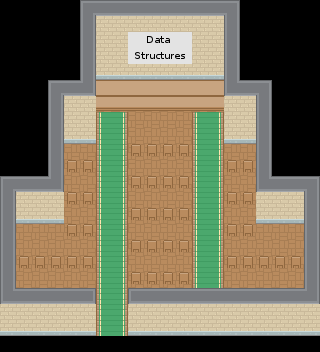

The image is a tile-based game level rendered from a .tmx file. Its description and source (layers, tilesets, objects; grid data summarised) follow:
An orthogonal 20x22 tile map with 16x16 px tiles, 4 tile layers (Tile Layer 1, Tile Layer 2, Tile Layer 3, overlay), 4 tilesets and 61 objects (59x wall, player, NPC).

<map version="1.0" orientation="orthogonal" renderorder="right-down" width="20" height="22" tilewidth="16" tileheight="16" nextobjectid="67">
 <tileset firstgid="1" name="roguelikeIndoor_transparent" tilewidth="16" tileheight="16" spacing="1" tilecount="468" columns="26">
  <image source="../assets/roguelikeIndoor_transparent.png" width="457" height="305" />
 </tileset>
 <tileset firstgid="469" name="roguelikeCity_magenta" tilewidth="16" tileheight="16" spacing="1" tilecount="1036" columns="37">
  <image source="../assets/roguelikeCity_magenta.png" width="628" height="475" />
 </tileset>
 <tileset firstgid="1505" name="roguelikeSheet_transparent" tilewidth="16" tileheight="16" spacing="1" tilecount="1767" columns="57">
  <image source="../assets/roguelikeSheet_transparent.png" width="968" height="526" />
 </tileset>
 <tileset firstgid="3272" name="boards" tilewidth="16" tileheight="16" tilecount="56" columns="14">
  <image source="../assets/boards.png" width="224" height="64" />
 </tileset>
 <layer name="Tile Layer 1" width="20" height="22">
  <data>[440 cells, 294 non-empty, 3 distinct tile ids]</data>
 </layer>
 <layer name="Tile Layer 2" width="20" height="22">
  <data>[440 cells, 226 non-empty, 15 distinct tile ids]</data>
 </layer>
 <layer name="Tile Layer 3" width="20" height="22">
  <data>[440 cells, 10 non-empty, 9 distinct tile ids]</data>
 </layer>
 <objectgroup name="Obstacles">
  <object id="2" name="wall" x="48" y="80" width="16" height="64" />
  <object id="3" name="wall" x="80" y="0" width="160" height="16" />
  <object id="4" name="wall" x="256" y="80" width="16" height="64" />
  <object id="5" name="wall" x="256" y="144" width="16" height="64" />
  <object id="6" name="wall" x="48" y="144" width="16" height="64" />
  <object id="7" name="wall" x="16" y="176" width="32" height="32" />
  <object id="8" name="wall" x="272" y="176" width="32" height="32" />
  <object id="9" name="wall" x="304" y="176" width="16" height="160" />
  <object id="10" name="wall" x="0" y="176" width="16" height="160" />
  <object id="11" name="wall" x="16" y="320" width="80" height="16" />
  <object id="12" name="wall" x="128" y="320" width="176" height="16" />
  <object id="13" name="wall" x="80" y="16" width="16" height="64" />
  <object id="14" name="wall" x="224" y="16" width="16" height="64" />
  <object id="15" name="wall" x="64" y="80" width="32" height="48" />
  <object id="16" name="wall" x="96" y="336" width="32" height="16" />
  <object id="18" name="wall" x="96" y="16" width="128" height="48" />
  <object id="19" name="player" x="112" y="320" width="8" height="8">
   <properties>
    <property name="entrance" type="int" value="0" />
   </properties>
  </object>
  <object id="20" name="wall" x="132" y="144" width="8" height="8" />
  <object id="24" name="wall" x="148" y="144" width="8" height="8" />
  <object id="25" name="wall" x="164" y="144" width="8" height="8" />
  <object id="26" name="wall" x="180" y="144" width="8" height="8" />
  <object id="27" name="wall" x="180" y="176" width="8" height="8" />
  <object id="28" name="wall" x="164" y="176" width="8" height="8" />
  <object id="29" name="wall" x="148" y="176" width="8" height="8" />
  <object id="30" name="wall" x="132" y="176" width="8" height="8" />
  <object id="31" name="wall" x="68" y="160" width="8" height="8" />
  <object id="32" name="wall" x="180" y="208" width="8" height="8" />
  <object id="33" name="wall" x="84" y="192" width="8" height="8" />
  <object id="34" name="wall" x="244" y="192" width="8" height="8" />
  <object id="35" name="wall" x="68" y="192" width="8" height="8" />
  <object id="36" name="wall" x="84" y="160" width="8" height="8" />
  <object id="37" name="wall" x="228" y="192" width="8" height="8" />
  <object id="38" name="wall" x="244" y="160" width="8" height="8" />
  <object id="39" name="wall" x="164" y="240" width="8" height="8" />
  <object id="40" name="wall" x="148" y="240" width="8" height="8" />
  <object id="41" name="wall" x="132" y="240" width="8" height="8" />
  <object id="42" name="wall" x="244" y="224" width="8" height="8" />
  <object id="43" name="wall" x="84" y="224" width="8" height="8" />
  <object id="44" name="wall" x="68" y="224" width="8" height="8" />
  <object id="45" name="wall" x="228" y="224" width="8" height="8" />
  <object id="46" name="wall" x="164" y="208" width="8" height="8" />
  <object id="47" name="wall" x="148" y="208" width="8" height="8" />
  <object id="48" name="wall" x="132" y="208" width="8" height="8" />
  <object id="49" name="wall" x="164" y="272" width="8" height="8" />
  <object id="50" name="wall" x="180" y="240" width="8" height="8" />
  <object id="51" name="wall" x="148" y="272" width="8" height="8" />
  <object id="52" name="wall" x="180" y="272" width="8" height="8" />
  <object id="53" name="wall" x="132" y="272" width="8" height="8" />
  <object id="54" name="wall" x="292" y="256" width="8" height="8" />
  <object id="55" name="wall" x="20" y="256" width="8" height="8" />
  <object id="56" name="wall" x="276" y="256" width="8" height="8" />
  <object id="57" name="wall" x="260" y="256" width="8" height="8" />
  <object id="58" name="wall" x="244" y="256" width="8" height="8" />
  <object id="59" name="wall" x="228" y="256" width="8" height="8" />
  <object id="60" name="wall" x="84" y="256" width="8" height="8" />
  <object id="61" name="wall" x="68" y="256" width="8" height="8" />
  <object id="62" name="wall" x="52" y="256" width="8" height="8" />
  <object id="63" name="wall" x="36" y="256" width="8" height="8" />
  <object id="64" name="wall" x="148" y="144" width="8" height="8" />
  <object id="65" name="wall" x="228" y="160" width="8" height="8" />
  <object id="66" name="NPC" x="160" y="104" width="8" height="8">
   <properties>
    <property name="json" type="int" value="2" />
   </properties>
  </object>
 </objectgroup>
 <layer name="overlay" width="20" height="22">
  <data>[440 cells, 48 non-empty, 5 distinct tile ids]</data>
 </layer>
</map>
